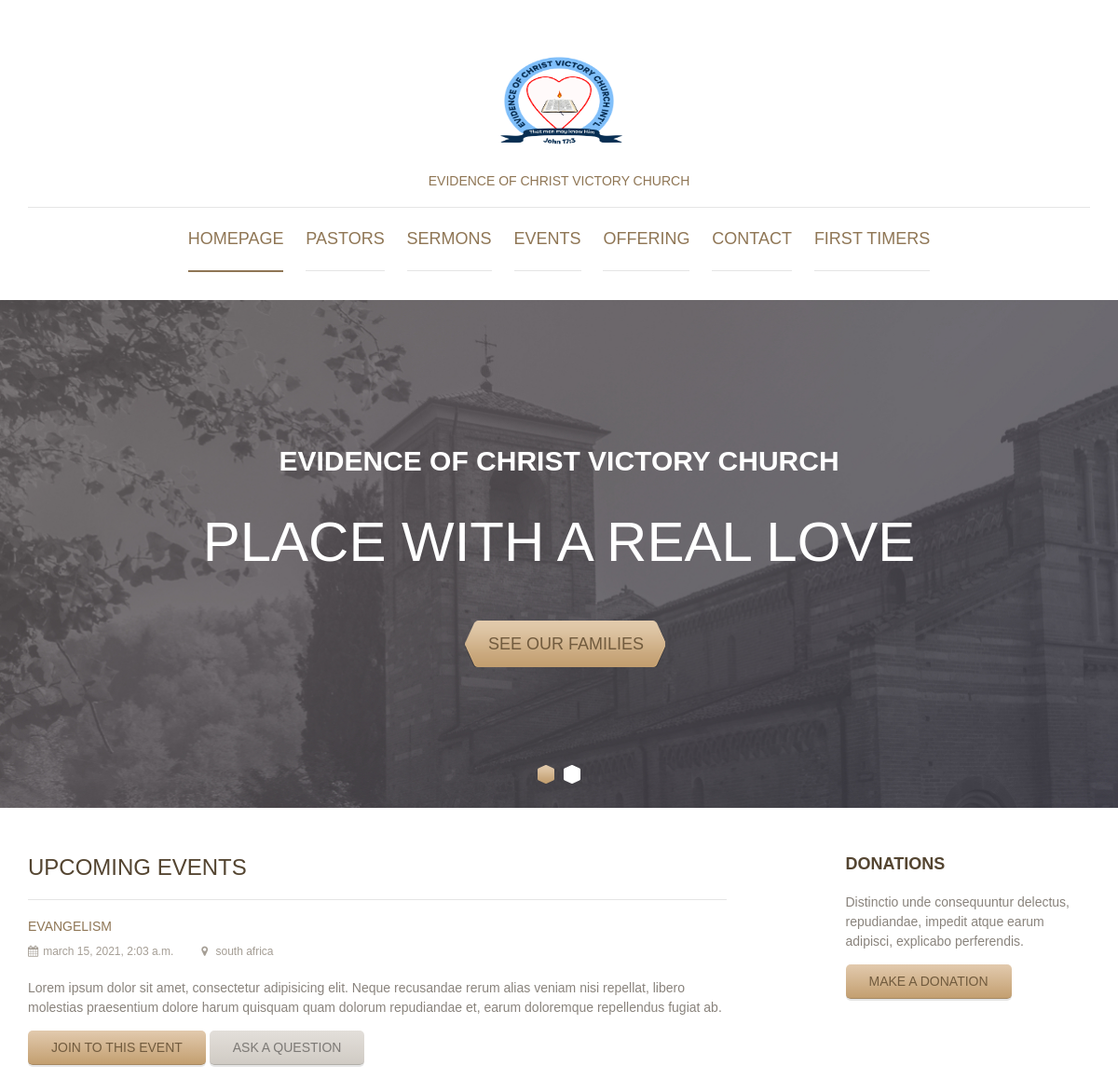
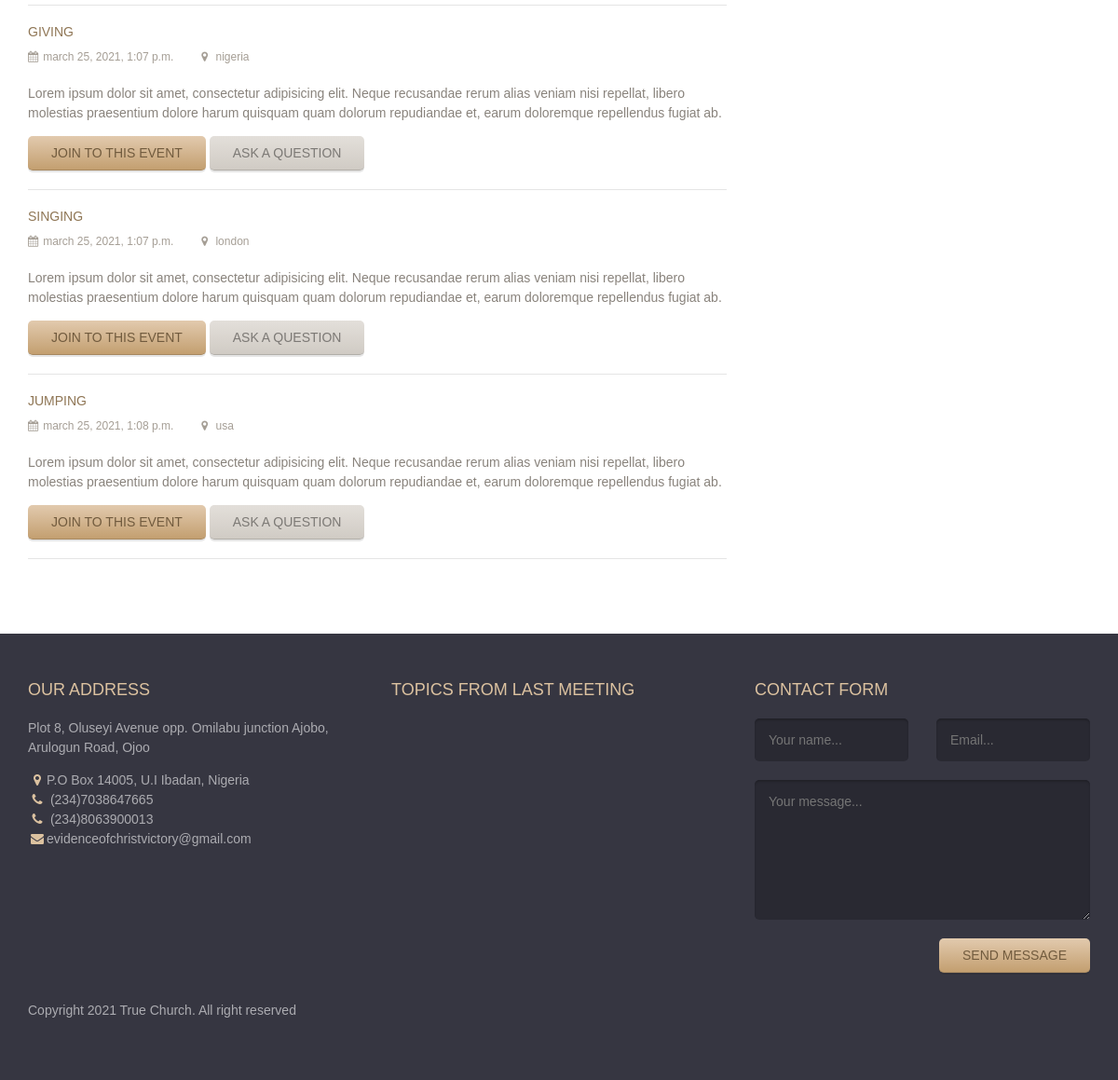
/event, run on the app's committed database (2 pictures, top to bottom).
### church/models.py (models this page shows, shortened)
class Events(models.Model):
    purpose = models.CharField(max_length=60)
    date = models.DateTimeField(default=timezone.now)
    location = models.CharField(max_length=100)

### church/views.py (the view)
# urls.py: path("event", Event.as_view(), name="event"),
class Event(ListView):
    model = Events
    paginate_by = 4
    template_name = 'event.html'

### templates/event.html
{% extends 'base.html' %} {% block content %}
<main class="main-content">
  <div class="fullwidth-block">
    <div class="container">
      <div class="row">
        <div class="content col-md-8">
          <h2 class="section-title">Upcoming Events</h2>
          <ul class="event-list large">
            {% for events in object_list %}
            <li>
              <h3 class="event-title"><a href="#">{{ events.purpose }}</a></h3>
              <span class="event-meta">
                <span><i class="fa fa-calendar"></i>{{ events.date }}</span>
                <span
                  ><i class="fa fa-map-marker"></i> {{ events.location }}</span
                >
              </span>
              <p>
                Lorem ipsum dolor sit amet, consectetur adipisicing elit. Neque
                recusandae rerum alias veniam nisi repellat, libero molestias
                praesentium dolore harum quisquam quam dolorum repudiandae et,
                earum doloremque repellendus fugiat ab.
              </p>
              <a href="#" class="button">Join to this event</a>
              <a href="#" class="button secondary">Ask a question</a>
            </li>
            {% endfor %}
          </ul>
        </div>
        <div class="sidebar col-md-3 col-md-offset-1">
          <div class="widget">
            <h3 class="widget-title">Donations</h3>
            <p>
              Distinctio unde consequuntur delectus, repudiandae, impedit atque
              earum adipisci, explicabo perferendis.
            </p>
            <a href="#" class="button">Make a donation</a>
          </div>
        </div>
      </div>
    </div>
  </div>
</main>
{% endblock content %}

### data on the page
Events: purpose "EVANGELISM", date "march 15, 2021, 2:03 a.m.", location "south africa"
Events: purpose "GIVING", date "march 25, 2021, 1:07 p.m.", location "nigeria"
Events: purpose "SINGING", date "march 25, 2021, 1:07 p.m.", location "london"
Events: purpose "JUMPING", date "march 25, 2021, 1:08 p.m.", location "usa"
